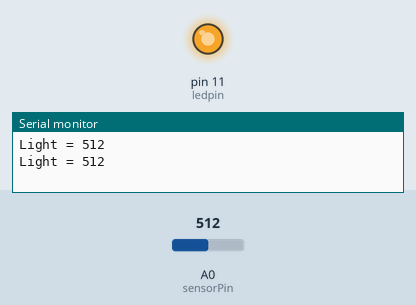
This sketch was run on a simulated Arduino Uno, built with avr-gcc and run on an emulated ATmega328P. Parts: output pins drawn as LEDs (lit = HIGH), the last lines printed to the serial monitor. The test bench sets the inputs (shaded band); at power-on: A0 (sensorPin) = 512.

Above: at 1.8 s.
1.9 s: A0 (sensorPin) set to 716
At 3.0 s:
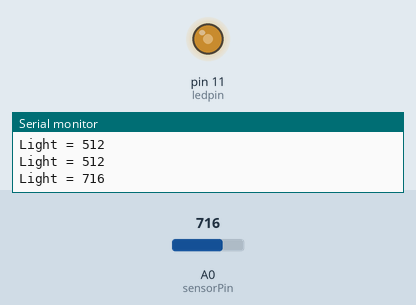
3.5 s: A0 (sensorPin) set to 900
At 4.5 s:
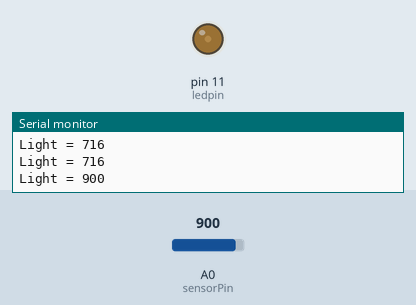
5.5 s: A0 (sensorPin) set to 306
At 7.2 s:
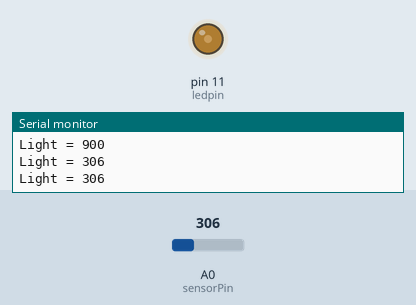
7.5 s: A0 (sensorPin) set to 0
At 8.8 s:
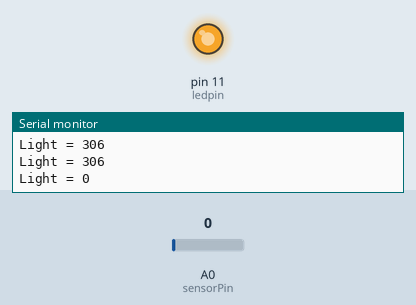
Timing chart, 0 to 10.5 s (numbered marks = the images above; inputs shaded):
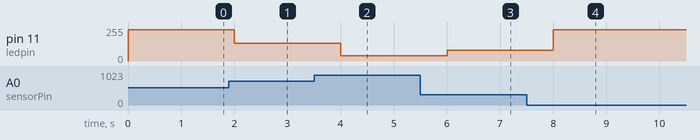

Measured:
- after the input at 1.9 s, pin 11 (ledpin): 235/255 → 133/255 after 0.10 s
- after the input at 3.5 s, pin 11 (ledpin): 133/255 → 41/255 after 0.50 s
- after the input at 5.5 s, pin 11 (ledpin): 41/255 → 82/255 after 0.50 s
- after the input at 7.5 s, pin 11 (ledpin): 82/255 → 235/255 after 0.50 s

The sketch:

lab_2_ex_61.ino
```cpp
int sensorPin = A0; //select the input pin for the light sensor
int sensorValue = 0; //variable to store the value coming from the sensor
int ledpin = 11;

void setup() {
  // declare the ledPin as an OUTPUT:
  Serial. begin (9600);
  pinMode (ledpin, OUTPUT);
  pinMode (sensorPin, INPUT);
}

void loop() {
  sensorValue = analogRead(sensorPin);
  Serial.print("Light = ");
  Serial.println(sensorValue);
  analogWrite(ledpin, 255- sensorValue/2 - 20);
  delay(1000);
}
```
